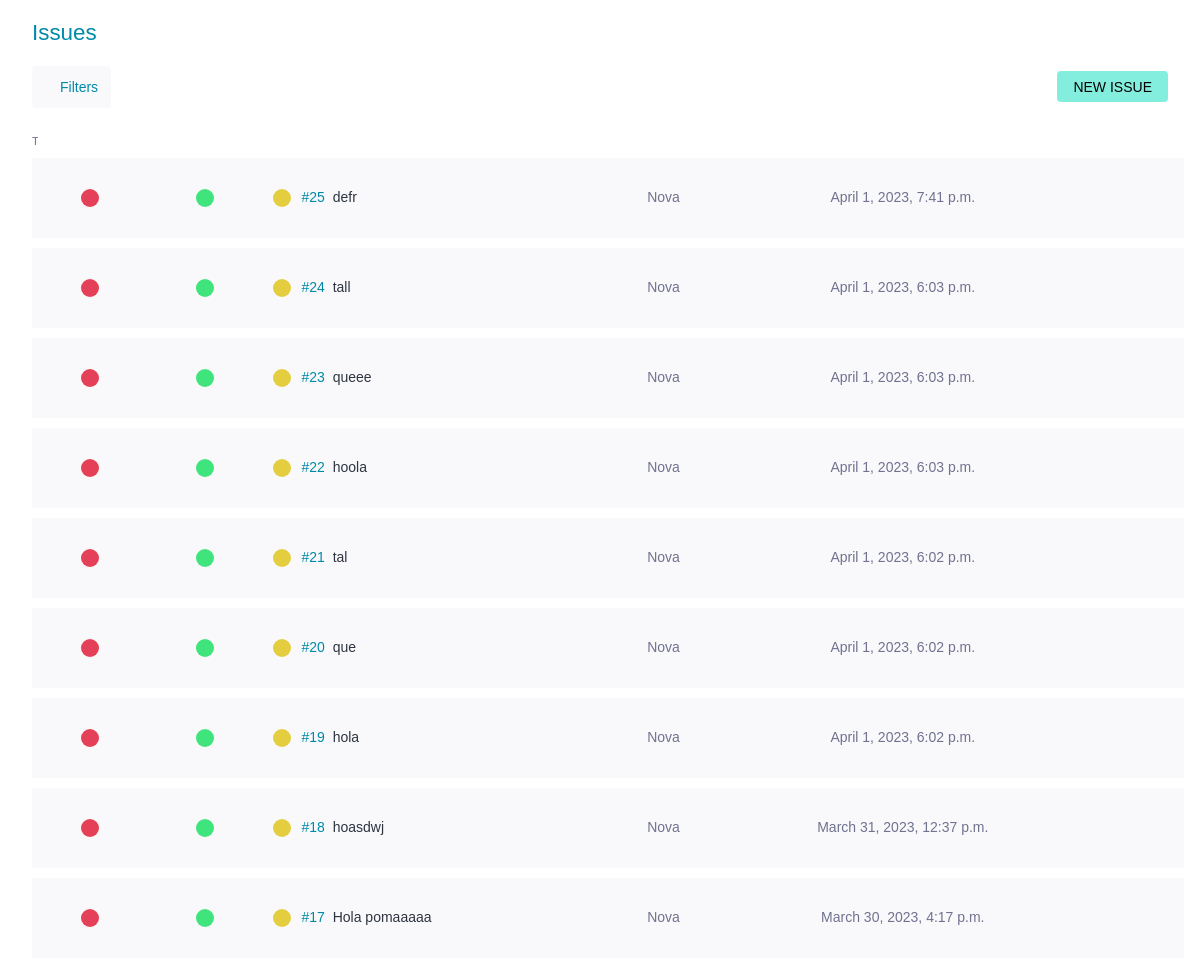
/issues/ (signed in, upper part), run on an earlier commit of the app's database.
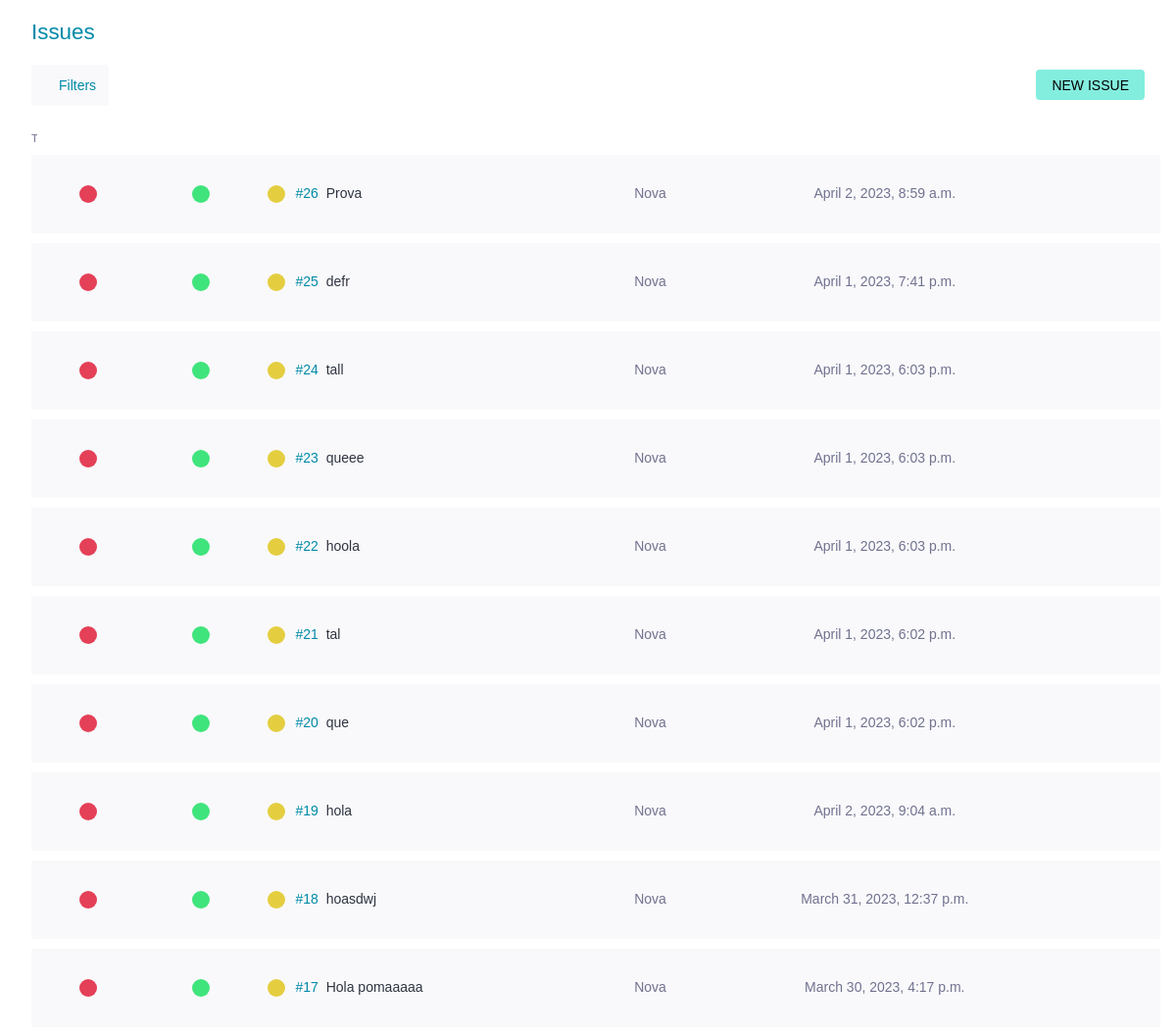
And on a later commit of the database.
### issues/models.py (models this page shows)
class Issue(models.Model):
    BUG = 'B'
    PREG = 'P'
    MIL = 'M'
    TTIPUS = (
        (BUG, _('Bug')),
        (PREG, _('Pregunta')),
        (MIL, _('Millora'))
    )
    NOVA = 'N'
    DOING = 'D'
    TEST = 'T'
    CLOSED = 'C'
    INFO = 'I'
    REBUTJADA = 'R'
    PROP = 'P'
    TESTATS = (
        (NOVA, _('Nova')),
        (DOING, _('En curs')),
        (TEST, _('Llesta per testejar')),
        (CLOSED, _('Tancada')),
        (INFO, _('Necessita informació')),
        (REBUTJADA, _('Rebutjada')),
        (PROP, _('Proposada'))
    )
    DESITJ = 'D'
    MENOR = 'M'
    NORMAL = 'N'
    IMP = 'I'
    CRITIC = 'C'
    TGRAVETAT = (
        (DESITJ, _('Desitjada')),
        (MENOR, _('Menor')),
        (NORMAL, _('Normal')),
        (IMP, _('Important')),
        (CRITIC, _('Crítica'))
    )
    BAIXA = 'B'
    MITJA = 'M'
    ALTA = 'A'
    TPRIORITAT = (
        (BAIXA, _('Baixa')),
        (MITJA, _('Normal')),
        (ALTA, _('Alta'))
    )
    id = models.AutoField(primary_key=True, verbose_name=_('Identificador'))
    subject = models.CharField(max_length=500, null=False, blank=False, verbose_name=_('Assumpte'))
    descripcio = models.CharField(max_length=524288, null=True, blank=True, verbose_name=_('Descripció'))
    tipus = models.CharField(choices=TTIPUS, default=BUG, max_length=5, verbose_name=_('Tipus'))
    estat = models.CharField(choices=TESTATS, default=NOVA, max_length=5, verbose_name=_('Estat'))
    gravetat = models.CharField(choices=TGRAVETAT, default=NORMAL, max_length=5, verbose_name=_('Gravetat'))
    prioritat = models.CharField(choices=TPRIORITAT, default=MITJA, max_length=5, verbose_name=_('Prioritat'))
    creador = models.ForeignKey(Usuari, related_name='creats', null=True, blank=True, on_delete=models.DO_NOTHING, verbose_name=_('Creador'))
    assignacio = models.ForeignKey(Usuari, related_name='assignats', null=True, blank=True, on_delete=models.DO_NOTHING, verbose_name=_('Assignada a'))
    dataCreacio = models.DateTimeField(auto_now_add=True, verbose_name=_('Data creació'))
    dataModificacio = models.DateTimeField(auto_now=True, verbose_name=_('Última modificació'))
    dataLimit = models.DateTimeField(null=True, blank=True, verbose_name=_('Data límit'))
    bloquejat = models.BooleanField(null=False, blank=False, default=False, verbose_name=_('Bloquejat'))
    motiuBloqueig = models.CharField(max_length=50, null=True, blank=True, verbose_name=_('Motiu bloqueig'))
    tags = models.ManyToManyField(Tag, verbose_name=_('Tags'))

### issues/views.py (the view)
# urls.py: path('', views.ListIssueView.as_view(), name='tots_issues'),
class ListIssueView(IsAuthenticatedMixin, FilterView):
    model = models.Issue
    template_name = 'issue_list.html'
    filterset_class = IssueFilter
    context_object_name = 'issues'
    def get_context_data(self, **kwargs):
        context = super().get_context_data(**kwargs)
        context.update({'TTipus': models.Issue.TTIPUS})
        context.update({'TEstats': models.Issue.TESTATS})
        context.update({'TGravetat': models.Issue.TGRAVETAT})
        context.update({'TPrioritat': models.Issue.TPRIORITAT})
        return context
    def get_queryset(self):
        queryset = super().get_queryset()
        filter = IssueFilter(self.request.GET, queryset=queryset)
        order_by = self.request.GET.get('order_by', '-dataCreacio')
        queryset = filter.qs.order_by(order_by)
        return queryset

### issues/templates/issue_list.html (shortened to what the changed rows need)
{% extends 'base.html' %}
{% block content %}
<div class="master" style>
    <div class = "wrapper issues lightbox-generic-form">
        <div class="main issue-main">
            <div class="issue-top">
                <header class="issue-header">
                    <h1>
                        <span>Issues</span>
                    </h1>
                </header>
            </div>
            <div class="issue-container">
                <div class="issue-page"style="width: 100%;">
                   <table class="issues-table" style="width: 100%;border-collapse:separate; border-spacing: 0 10px;">
                        {% for issue in issues %}
                            <tr class="row table-main" style="height: 80px;">
                                <td class="level-field" style="width: 10%; text-align: center;
                                vertical-align: middle">
                                        {% if issue.tipus == "B" %}
                                            <div class="level" style="background: rgb(228, 64, 87)"></div>
                                        {%elif issue.tipus == "P"%}
                                            <p class="level" style="background: rgb(81, 120, 211)"></p>
                                        {%elif issue.tipus == "M"%}
                                            <p class="level" style="background:  rgb(64, 228, 206)"></p>
                                        {%endif%}
                                </td>
                                 <td class="level-field" style="width: 10%;text-align: center;
                                 vertical-align: middle;">
                                    {% if issue.gravetat == "D" %}
                                        <div class="level" style="background: rgb(112, 114, 143)"></div>
                                    {%elif issue.gravetat == "M"%}
                                        <p class="level" style="background: rgb(64, 168, 228)"></p>
                                    {%elif issue.gravetat == "N"%}
                                        <p class="level" style="background:  rgb(64, 228, 124)"></p>
                                    {%elif issue.gravetat == "I"%}
                                        <p class="level" style="background:  rgb(228, 162, 64)"></p>
                                    {%elif issue.gravetat == "C"%}
                                        <p class="level" style="background:   rgb(211, 84, 80)"></p>
                                    {%endif%}
                                 </td>
                                 <td class="level-field" style="width: 10%t;text-align: center;
                                 vertical-align: middle;">
                                        {% if issue.prioritat == "B" %}
                                            <p class="level" style="background: rgb(168, 228, 64);"></p>
                                        {%elif issue.prioritat == "M"%}
                                            <p class="level" style=" background: rgb(228, 206, 64);;"></p>
                                        {%elif issue.prioritat == "A"%}
                                            <p class="level" style="background:  rgb(228, 124, 64);"></p>
                                        {%endif%}
                                </td>
                                <td class="subject" style="text-align: center;
                                vertical-align: middle;">
                                    <a href="/issues/{{issue.id}}/edit" >
                                        <span classe="issue-text" style="display: inline-flex;">
                                            <span class="issue-ref">#{{issue.id}}</span>
                                            <span class="issue-subject">{{issue.subject}}</span>
                                        </span>
                                    </a>
                                </td>
                                <td style="text-align: center;
                                vertical-align: middle;">
                                    <div class="assigned-field" >
                                    {%if issue.estat == 'N' %}
                                        <span>Nova</span>
                                    {%elif issue.estat == 'D'%}
                                        <span>En curs</span>
                                    {%elif issue.estat == 'T'%}
                                        <span>Llesta per testejar</span>
                                    {%elif issue.estat == 'C'%}
                                        <span style="color:#70b578">Tancada</span>
                                    {%elif issue.estat == 'I'%}
                                        <span>Necessita informació</span>
                                    {%elif issue.estat == 'R'%}
                                        <span style="color:#FF0000">Rebutjada</span>
                                    {%elif issue.estat == 'P'%}
                                        <span>Proposada</span>
                                    {%endif%}
                                    </div>
                                </td>
                                <td class="modified-field" style="text-align: center;
                                vertical-align: middle;">
                                    <span>{{issue.dataModificacio}}</span>
                                </td>
                                <td class="assigned-field" style="text-align: center;
                                vertical-align: middle;">
                                </td>
                            </tr>
                        {% endfor %}
                    </table>
                </div>
            </div>
</div>
</div>
{% endblock %}

What changed in the data, as far as the page shows it:
added Issue: tipus "B" (drawn), gravetat "N" (drawn), prioritat "M" (drawn), id "26", subject "Prova", estat "Nova", dataModificacio "April 2, 2023, 8:59 a.m."
changed Issue "hola": dataModificacio "April 1, 2023, 6:02 p.m." → "April 2, 2023, 9:04 a.m."
